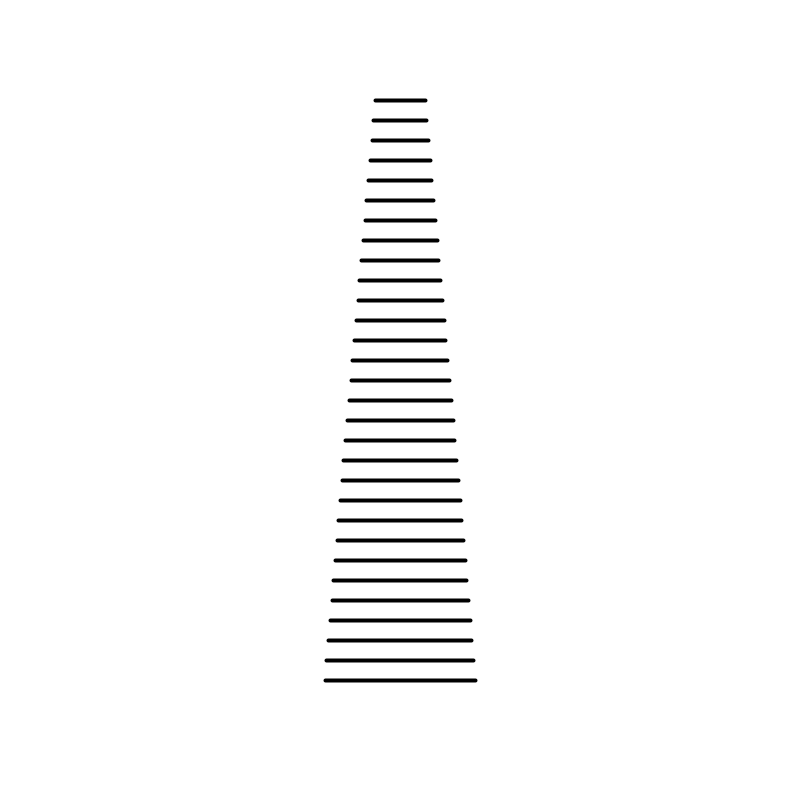
Frame 1 (no input)
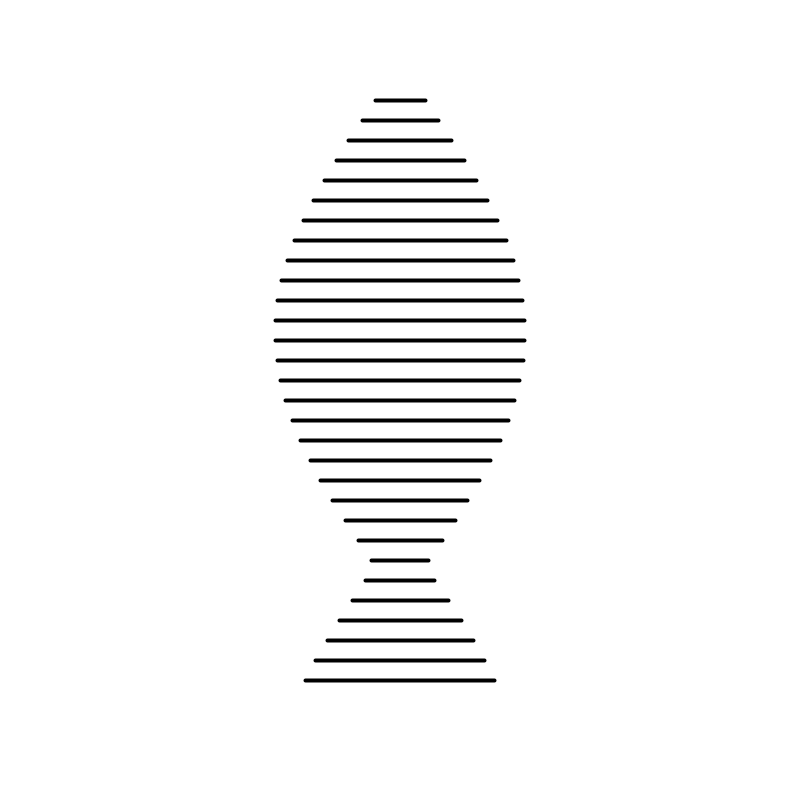
Frame 60 (the mouse pressed at the canvas centre just before this capture)
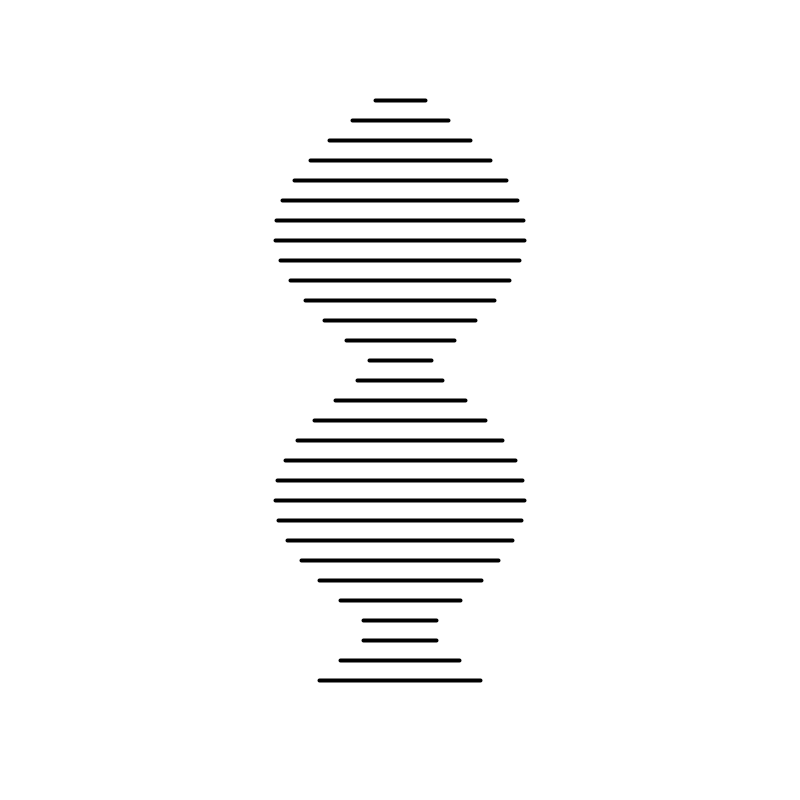
Frame 120 (the mouse held since frame 60 and released just before this capture)

The Processing sketch that drew these frames (run headless with seeded random() and noise(); from frame 60 on, the mouse is pressed at the canvas centre):

// Processing sketch: week03_alptugan_forloops_08
// ── week03_alptugan_forloops_08.pde
// Declare starting point of the lines
int xStart;
int yStart;
int xEnd;
int yEnd;

// Declare the variable that holds the horizontal gap value between lines
int vGap;

// declare the line number variable
int numLines;


// Declare the length of the lines
float lineLen;

float strokeW;

// setup function runs once, when the program starts
void setup() {
  // set window position on screen
  surface.setLocation(0, 200);

  //Set window size
  size(800, 800);

  // set background color
  background(#ffffff);

  lineLen = 400;

  // numLines
  numLines = 30;

  // Assign the value of hGap value;
  vGap   = 20;
}


// Draw function runs until the program stops
void draw() {
  background(255);
  strokeWeight(4);
  // we want to draw 200 px long horizontal lines;
  // we know line(x1,y1,x2,y2)
  // So, in order to draw 200 px long line
  // |x2 - x1| = 200 or vice versa as follows;  
  for (int i = 0; i < numLines; i = i + 1) {
    lineLen = 50 + abs(sin(millis() * 0.0001 * i) * 200);

    // Assign the values to the x and y
    xStart = (width - int(lineLen)) / 2;
    xEnd   = xStart + int(lineLen);
    yStart = (height - (numLines * vGap)) / 2;
    yEnd   = yStart;

    // To see the responce from Processing
    //println(i);
    line(xStart, yStart + vGap * i, xEnd, yEnd + vGap * i);
  }
}
